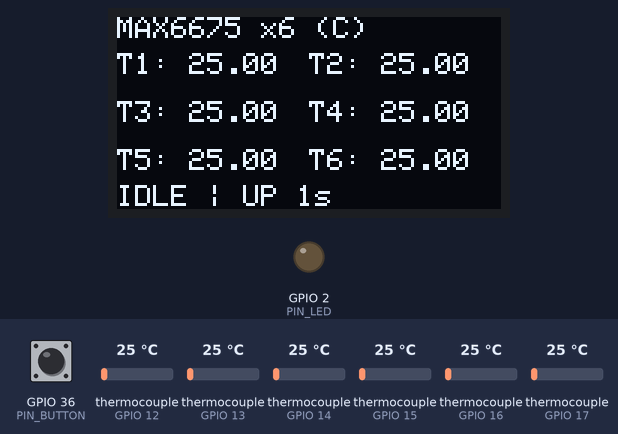
The sketch below on a simulated ESP32-S3. On the bench: 128×64 one-colour display, output pins drawn as LEDs (lit = HIGH). The inputs (shaded band) are chosen by the test bench; at power-on: GPIO 36 (PIN_BUTTON) HIGH, thermocouple (sensors on GPIO 12, GPIO 13, GPIO 14, GPIO 15, GPIO 16, GPIO 17) 25 °C. The local clock reads 2024-03-15 10:24:30 at power-on unless the sketch sets it; storage starts empty; pins used as bus, display or sensor lines are not drawn; what the sketch prints to the serial monitor is not drawn.

Above: at 1.8 s.
1.9 s: GPIO 36 (PIN_BUTTON) pulled LOW for 0.15 s
At 2.4 s:
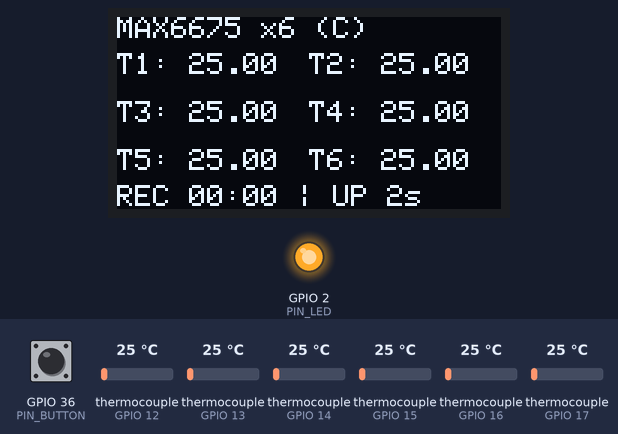
5.0 s: GPIO 36 (PIN_BUTTON) pulled LOW for 1 s
At 6.3 s:
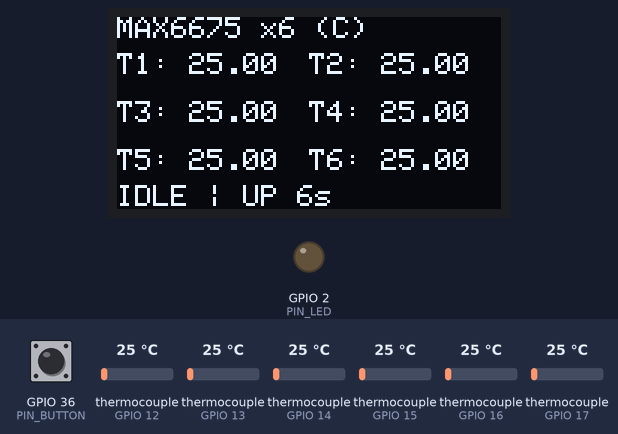
7.5 s: thermocouple (sensor on GPIO 12) set to 6 °C
At 8.8 s:
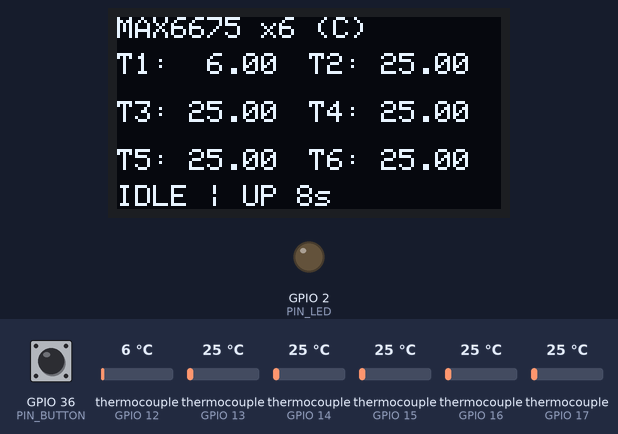
9.5 s: thermocouple (sensor on GPIO 13) set to 6 °C
At 10.8 s:
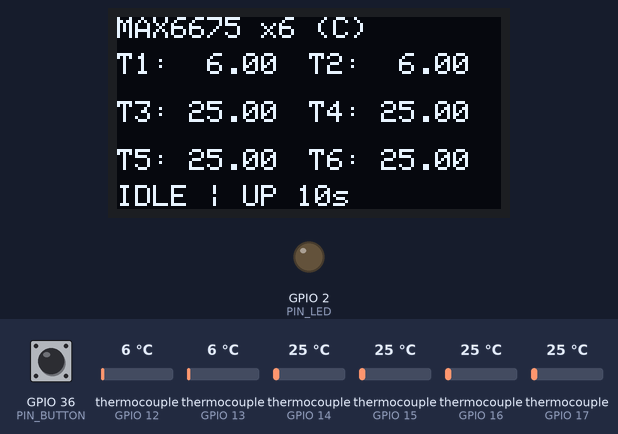
11.5 s: thermocouple (sensor on GPIO 14) set to 6 °C
At 12.8 s:
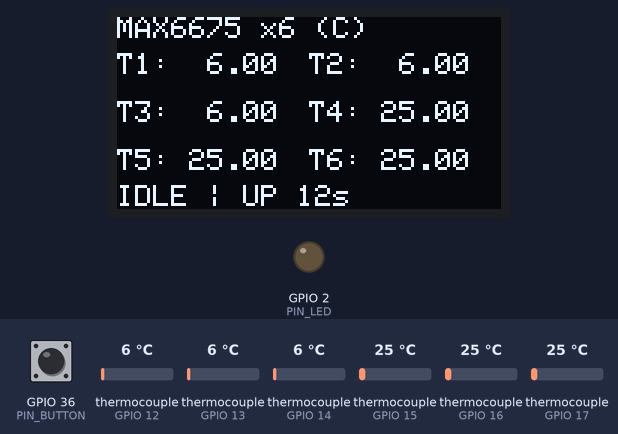
13.5 s: thermocouple (sensor on GPIO 15) set to 6 °C
At 14.8 s:
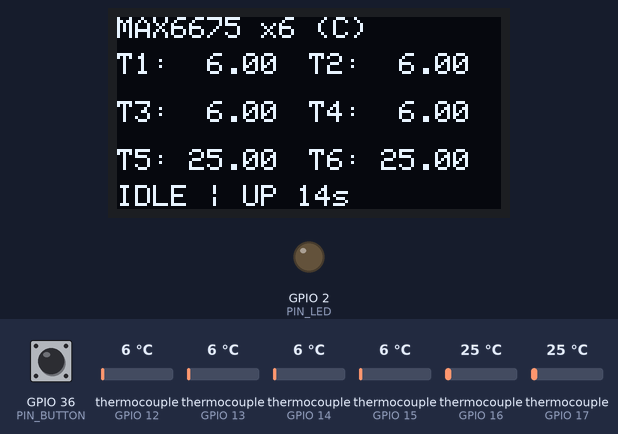
Timing chart, 0 to 16.5 s (numbered marks = the images above; inputs shaded):
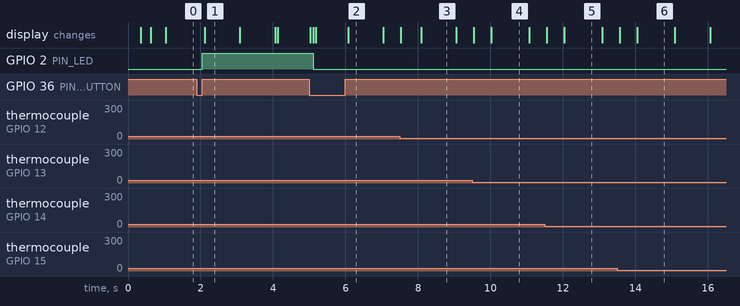

The sketch:

thermocouples.ino
```cpp
/*
  Thermolog v2.1 (ESP32-S3 + up to 6x MAX6675 + optional SD + SSD1306)

  NEW:
  - Configurable # of thermocouples: NUM_TC (1..6)
  - Toggle SD logging: ENABLE_SD_LOGGING (1=on, 0=off; no SD init when off)

  Notes:
  - Thermocouples use Adafruit MAX6675 library (bit-banged 3-wire: SCK, CS, SO)
  - SD logging (when enabled) uses hardware SPI (SPI) with:
      * 60 s batching (5 s samples)
      * append-only CSV + manifest header
      * size-based rotation (~10 MB)
  - One button toggles recording timer and logging (if enabled); LED shows state
  - OLED shows live temps and REC timer
*/

#include <Arduino.h>
#include <Wire.h>
#include <SPI.h>
#include <time.h>
#include <Adafruit_GFX.h>
#include <Adafruit_SSD1306.h>
#include <max6675.h>

// ===================== USER CONFIG =====================
#define NUM_TC              6      // 1..6 thermocouples connected
#define ENABLE_SD_LOGGING   1      // 1 = log to microSD, 0 = no logging (no SD init)
// =======================================================

// -------------------- I2C (OLED) --------------------
#define I2C_SDA         8
#define I2C_SCL         9

// -------------------- SD on hardware SPI (SPI) --------------------
#if ENABLE_SD_LOGGING
  #include <SD.h>
  #define SD_SCK        18
  #define SD_MISO       19
  #define SD_MOSI       23
  #define SD_CS         5
#endif

// -------------------- Thermocouples (Adafruit MAX6675) ------------
#define TC_SCK          26     // shared SCK to all MAX6675
#define TC_SO           27     // shared SO/DO from all MAX6675 to ESP32 (one pin)
// Unique CS per thermocouple breakout (define up to 6; only first NUM_TC are used)
const int TC_CS_pins[6] = { 12, 13, 14, 15, 16, 17 };

// -------------------- UI pins --------------------
#define PIN_BUTTON      36     // active-LOW, uses INPUT_PULLUP
#define PIN_LED         2

// -------------------- Display (Adafruit) --------------------
#define SCREEN_WIDTH  128
#define SCREEN_HEIGHT  64
Adafruit_SSD1306 display(SCREEN_WIDTH, SCREEN_HEIGHT, &Wire, -1);

// -------------------- Sampling / Batching / Rotation --------------------
static const uint32_t SAMPLE_INTERVAL_MS = 5000;    // every 5 s
static const uint32_t BATCH_WINDOW_MS    = 60000;   // flush every 60 s
static const uint8_t  BATCH_MAX_LINES    = BATCH_WINDOW_MS / SAMPLE_INTERVAL_MS; // 12
#if ENABLE_SD_LOGGING
  static const uint32_t ROTATE_BYTES     = 10UL * 1024UL * 1024UL;               // ~10 MB
  File     logFile;
  char     sessionPath[128] = {0};
  char     sessionDir[64]   = {0};
  char     sessionFile[64]  = {0};
#endif

// -------------------- App State --------------------
enum RecState { IDLE, RECORDING };
static RecState state = IDLE;

static uint32_t appStartMs   = 0;
static uint32_t recStartMs   = 0;
static uint32_t lastSampleMs = 0;
static uint32_t lastBatchMs  = 0;

// Button debounce
static bool     lastBtnLevel        = HIGH;
static bool     lastStableBtnLevel  = HIGH;
static uint32_t lastBtnChangeMs     = 0;
static const uint32_t DEBOUNCE_MS   = 40;

// Buffers
static char lineFmtBuf[160];
static char smallBuf[64];

// Batch buffer
static char    batchBuf[BATCH_MAX_LINES][160];
static uint8_t batchCount = 0;

// -------------------- MAX6675 objects (bit-banged) --------------------
MAX6675* TCs[6] = { nullptr, nullptr, nullptr, nullptr, nullptr, nullptr };
MAX6675  tcObjs[6] = {
  MAX6675(TC_SCK, TC_CS_pins[0], TC_SO),
  MAX6675(TC_SCK, TC_CS_pins[1], TC_SO),
  MAX6675(TC_SCK, TC_CS_pins[2], TC_SO),
  MAX6675(TC_SCK, TC_CS_pins[3], TC_SO),
  MAX6675(TC_SCK, TC_CS_pins[4], TC_SO),
  MAX6675(TC_SCK, TC_CS_pins[5], TC_SO),
};

// -------------------- Forward Declarations --------------------
bool   initDisplay();
void   drawScreen(const float tempsC[], int nCh, bool recording, uint32_t elapsedMs);

#if ENABLE_SD_LOGGING
bool   initSD();
void   buildSessionPaths();
bool   hasRealTime(time_t *nowOut = nullptr);
void   formatDate(char *dst, size_t n, time_t t);
void   formatTime(char *dst, size_t n, time_t t);
bool   openNewSessionFile(bool isRotation);
void   closeSessionFile();
bool   flushBatchToFile();
void   rotateIfNeeded();
#endif

bool   appendLineToBatch(const float tempsC[], int nCh, uint32_t elapsedMs, uint32_t seq);

bool   buttonPressedEdge();
void   setRecording(bool on);

bool   readMAX6675CelsiusIdx(int idx, float &outC);

// ======================================================================

void setup() {
  Serial.begin(115200);
  delay(300);
  Serial.println("Thermolog v2.1 starting...");

  // I2C (OLED)
  Wire.begin(I2C_SDA, I2C_SCL);
  initDisplay();

  // UI
  pinMode(PIN_BUTTON, INPUT_PULLUP);
  pinMode(PIN_LED, OUTPUT);
  digitalWrite(PIN_LED, LOW);

  // Thermocouple shared pins and per-channel CS pins
  pinMode(TC_SCK, OUTPUT);
  digitalWrite(TC_SCK, LOW);
  pinMode(TC_SO, INPUT);
  for (int i = 0; i < 6; ++i) {
    pinMode(TC_CS_pins[i], OUTPUT);
    digitalWrite(TC_CS_pins[i], HIGH); // idle high
  }

  // Bind pointers for the number of channels in use
  int use = constrain(NUM_TC, 1, 6);
  for (int i = 0; i < use; ++i) TCs[i] = &tcObjs[i];

  // Optional SD init
  #if ENABLE_SD_LOGGING
    // SD bus (hardware SPI)
    SPI.begin(18, 19, 23, SD_CS);
    pinMode(SD_CS, OUTPUT);
    digitalWrite(SD_CS, HIGH);

    if (!initSD()) {
      Serial.println("SD init failed; logging will be disabled this run.");
    }
  #endif

  appStartMs   = millis();
  lastSampleMs = appStartMs;
  lastBatchMs  = appStartMs;
  state        = IDLE;

  // Splash
  display.clearDisplay();
  display.setTextSize(1);
  display.setTextColor(SSD1306_WHITE);
  display.setCursor(0, 0);
  display.println(F("Thermolog v2.1"));
  #if ENABLE_SD_LOGGING
    display.println(F("SD logging: ON"));
  #else
    display.println(F("SD logging: OFF"));
  #endif
  display.println(F("Press BTN to start"));
  display.display();
}

void loop() {
  const int nCh = constrain(NUM_TC, 1, 6);

  // Read all temps via Adafruit library
  float tempsC[6];
  for (int i = 0; i < nCh; ++i) {
    if (!readMAX6675CelsiusIdx(i, tempsC[i])) tempsC[i] = NAN;
  }

  // UI
  uint32_t elapsed = (state == RECORDING) ? (millis() - recStartMs) : 0;
  drawScreen(tempsC, nCh, state == RECORDING, elapsed);

  // Button
  if (buttonPressedEdge()) setRecording(state != RECORDING);

  const uint32_t now = millis();

  // Sampling & batching
  if (state == RECORDING) {
    if (now - lastSampleMs >= SAMPLE_INTERVAL_MS) {
      lastSampleMs = now;
      uint32_t seq = (now - recStartMs) / SAMPLE_INTERVAL_MS;
      uint32_t elapsedMs = now - recStartMs;

      if (!appendLineToBatch(tempsC, nCh, elapsedMs, seq)) {
        #if ENABLE_SD_LOGGING
          if (flushBatchToFile()) {
            appendLineToBatch(tempsC, nCh, elapsedMs, seq);
          } else {
            Serial.println("Batch flush failed; stopping recording.");
            setRecording(false);
          }
        #endif
      }
    }

    #if ENABLE_SD_LOGGING
      if ((now - lastBatchMs >= BATCH_WINDOW_MS) || (batchCount >= BATCH_MAX_LINES)) {
        if (!flushBatchToFile()) {
          Serial.println("Batch flush failed; stopping recording.");
          setRecording(false);
        } else {
          lastBatchMs = now;
          rotateIfNeeded();
        }
      }
    #endif
  }

  delay(40);
}

// ======================================================================
// Display
// ======================================================================
bool initDisplay() {
  if (!display.begin(SSD1306_SWITCHCAPVCC, 0x3C)) {
    Serial.println(F("SSD1306 allocation failed"));
    return false;
  }
  display.clearDisplay();
  display.setTextSize(1);
  display.setTextColor(SSD1306_WHITE);
  display.setCursor(0,0);
  display.println(F("Thermolog v2.1"));
  display.println(F("Booting..."));
  display.display();
  delay(200);
  return true;
}

void drawScreen(const float tempsC[], int nCh, bool recording, uint32_t elapsedMs) {
  display.clearDisplay();
  display.setTextSize(1);
  display.setTextColor(SSD1306_WHITE);

  // Header
  display.setCursor(0, 0);
  display.print(F("MAX6675 x"));
  display.print(nCh);
  display.println(F(" (C)"));

  // Grid: up to 3 rows x 2 cols
  for (int i = 0; i < nCh; ++i) {
    int col = (i % 2) * 64;
    int row = 12 + (i / 2) * 16;
    display.setCursor(col, row);

    if (isnan(tempsC[i])) {
      snprintf(lineFmtBuf, sizeof(lineFmtBuf), "T%d: ---", i + 1);
    } else {
      snprintf(lineFmtBuf, sizeof(lineFmtBuf), "T%d:%6.2f", i + 1, tempsC[i]);
    }
    display.print(lineFmtBuf);
  }

  // Footer with uptime
  display.setCursor(0, 56);
  uint32_t up = millis() / 1000;
  if (recording) {
    uint32_t secs = elapsedMs / 1000;
    uint32_t mm = secs / 60, ss = secs % 60;
    snprintf(lineFmtBuf, sizeof(lineFmtBuf), "REC %02lu:%02lu | UP %lus",
             (unsigned long)mm, (unsigned long)ss, (unsigned long)up);
  } else {
    snprintf(lineFmtBuf, sizeof(lineFmtBuf), "IDLE | UP %lus", (unsigned long)up);
  }
  display.print(lineFmtBuf);

  display.display();
}

// ======================================================================
// MAX6675 helper
// ======================================================================
bool readMAX6675CelsiusIdx(int idx, float &outC) {
  if (idx < 0 || idx >= NUM_TC || TCs[idx] == nullptr) { outC = NAN; return false; }
  float t = TCs[idx]->readCelsius();       // NAN on open/fault
  if (!isnan(t) && (t < -10.0f || t > 1100.0f)) t = NAN; // sanity clamp
  outC = t;
  return true;
}

// ======================================================================
// SD / Session / CSV (only when ENABLE_SD_LOGGING == 1)
// ======================================================================
#if ENABLE_SD_LOGGING

bool initSD() {
  if (!SD.begin(SD_CS, SPI, 25000000)) {
    if (!SD.begin(SD_CS, SPI, 8000000)) return false;
  }
  return true;
}

bool hasRealTime(time_t *nowOut) {
  time_t now = time(nullptr);
  if (nowOut) *nowOut = now;
  return now > 1609459200; // after 2021-01-01
}

void formatDate(char *dst, size_t n, time_t t) {
  struct tm tmv; localtime_r(&t, &tmv);
  strftime(dst, n, "%Y-%m-%d", &tmv);
}

void formatTime(char *dst, size_t n, time_t t) {
  struct tm tmv; localtime_r(&t, &tmv);
  strftime(dst, n, "%H-%M-%S", &tmv);
}

void buildSessionPaths() {
  char sessionDirLocal[64] = "/logs";
  time_t now;
  if (hasRealTime(&now)) {
    char dateStr[16], timeStr[16];
    formatDate(dateStr, sizeof(dateStr), now);
    formatTime(timeStr, sizeof(timeStr), now);
    snprintf(sessionDir, sizeof(sessionDir), "/logs/%s", dateStr);
    snprintf(sessionFile, sizeof(sessionFile), "SESSION_%s.csv", timeStr);
  } else {
    strcpy(sessionDir, "/logs");
    snprintf(sessionFile, sizeof(sessionFile), "SESSION_ms%lu.csv", (unsigned long)millis());
  }

  if (!SD.exists(sessionDir)) SD.mkdir(sessionDir);
  snprintf(sessionPath, sizeof(sessionPath), "%s/%s", sessionDir, sessionFile);
}

static void buildCsvHeader(int nCh, char *dst, size_t n) {
  // elapsed_s,seq,T1_C,...,TN_C
  size_t pos = 0;
  pos += snprintf(dst + pos, n - pos, "elapsed_s,seq");
  for (int i = 1; i <= nCh; ++i) {
    pos += snprintf(dst + pos, n - pos, ",T%d_C", i);
  }
}

bool openNewSessionFile(bool isRotation) {
  buildSessionPaths();

  if (isRotation) {
    for (int i = 1; i <= 99; ++i) {
      snprintf(smallBuf, sizeof(smallBuf), "%s/%.*s_%02d.csv",
               sessionDir, (int)strlen(sessionFile) - 4, sessionFile, i);
      if (!SD.exists(smallBuf)) { strncpy(sessionPath, smallBuf, sizeof(sessionPath)-1); break; }
    }
  }

  logFile = SD.open(sessionPath, FILE_WRITE);
  if (!logFile) return false;

  const int nCh = constrain(NUM_TC, 1, 6);

  // Manifest header
  time_t now;
  bool timeOk = hasRealTime(&now);

  logFile.println(F("# manifest_begin"));
  logFile.println(F("# firmware: Thermolog v2.1"));
  snprintf(lineFmtBuf, sizeof(lineFmtBuf), "# channels_count: %d", nCh); logFile.println(lineFmtBuf);
  if (timeOk) {
    char dateStr[16], timeStr[16];
    formatDate(dateStr, sizeof(dateStr), now);
    formatTime(timeStr, sizeof(timeStr), now);
    snprintf(lineFmtBuf, sizeof(lineFmtBuf), "# start_date: %s", dateStr); logFile.println(lineFmtBuf);
    snprintf(lineFmtBuf, sizeof(lineFmtBuf), "# start_time: %s", timeStr); logFile.println(lineFmtBuf);
  } else {
    logFile.println(F("# start_time: unknown (no RTC/NTP)"));
  }
  snprintf(lineFmtBuf, sizeof(lineFmtBuf), "# sample_period_s: %.2f", SAMPLE_INTERVAL_MS / 1000.0);
  logFile.println(lineFmtBuf);

  // Channels list
  lineFmtBuf[0] = 0;
  size_t pos = snprintf(lineFmtBuf, sizeof(lineFmtBuf), "# channels: ");
  for (int i = 1; i <= nCh; ++i) {
    pos += snprintf(lineFmtBuf + pos, sizeof(lineFmtBuf) - pos, "T%d_C%s", i, (i < nCh ? "," : ""));
  }
  logFile.println(lineFmtBuf);

  logFile.println(F("# units: C"));

  // CSV header line
  buildCsvHeader(nCh, lineFmtBuf, sizeof(lineFmtBuf));
  snprintf(smallBuf, sizeof(smallBuf), "# csv_header: %s", lineFmtBuf);
  logFile.println(smallBuf);

  logFile.println(F("# manifest_end"));

  // Write the actual CSV header
  logFile.println(lineFmtBuf);
  logFile.flush();

  batchCount  = 0;
  lastBatchMs = millis();

  Serial.print("Opened: ");
  Serial.println(sessionPath);
  return true;
}

void closeSessionFile() {
  if (logFile) {
    logFile.flush();
    logFile.close();
  }
}

bool flushBatchToFile() {
  if (!logFile) return false;
  if (batchCount == 0) return true;

  for (uint8_t i = 0; i < batchCount; ++i) {
    if (logFile.print(batchBuf[i]) != (int)strlen(batchBuf[i])) {
      return false;
    }
  }
  logFile.flush();
  batchCount = 0;
  return true;
}

void rotateIfNeeded() {
  if (!logFile) return;
  uint32_t sz = logFile.size();
  if (sz < ROTATE_BYTES) return;

  logFile.flush();
  logFile.close();

  if (!openNewSessionFile(true)) {
    Serial.println("Rotation failed: could not open new file.");
  } else {
    Serial.println("Rotated log file.");
  }
}
#endif // ENABLE_SD_LOGGING

// ======================================================================
// CSV batching (works both with and without SD enabled; no writes if off)
// ======================================================================
bool appendLineToBatch(const float tempsC[], int nCh, uint32_t elapsedMs, uint32_t seq) {
  if (batchCount >= BATCH_MAX_LINES) return false;

  float elapsedS = elapsedMs / 1000.0f;
  int n = snprintf(lineFmtBuf, sizeof(lineFmtBuf), "%.2f,%lu", elapsedS, (unsigned long)seq);

  for (int i = 0; i < nCh; ++i) {
    n += snprintf(lineFmtBuf + n, sizeof(lineFmtBuf) - n, ",");
    if (isnan(tempsC[i])) n += snprintf(lineFmtBuf + n, sizeof(lineFmtBuf) - n, "NaN");
    else                  n += snprintf(lineFmtBuf + n, sizeof(lineFmtBuf) - n, "%.2f", tempsC[i]);
  }
  n += snprintf(lineFmtBuf + n, sizeof(lineFmtBuf) - n, "\n");

  strncpy(batchBuf[batchCount], lineFmtBuf, sizeof(batchBuf[0]) - 1);
  batchBuf[batchCount][sizeof(batchBuf[0]) - 1] = '\0';
  batchCount++;
  return true;
}

// ======================================================================
// Button / Recording
// ======================================================================
bool buttonPressedEdge() {
  bool lvl = digitalRead(PIN_BUTTON);
  uint32_t now = millis();

  if (lvl != lastBtnLevel) {
    lastBtnLevel = lvl;
    lastBtnChangeMs = now;
  }

  if ((now - lastBtnChangeMs) > DEBOUNCE_MS) {
    if (lvl != lastStableBtnLevel) {
      lastStableBtnLevel = lvl;
      if (lvl == LOW) return true; // active-low press
    }
  }
  return false;
}

void setRecording(bool on) {
  if (on) {
    #if ENABLE_SD_LOGGING
      if (!SD.begin(SD_CS, SPI)) {
        Serial.println("SD not ready; logging disabled this session.");
      }
      openNewSessionFile(false); // if SD is bad, calls will just fail quietly later
    #endif

    recStartMs   = millis();
    lastSampleMs = recStartMs;
    lastBatchMs  = recStartMs;
    batchCount   = 0;

    digitalWrite(PIN_LED, HIGH);
    state = RECORDING;
    Serial.println("Recording started (timer active).");
  } else {
    #if ENABLE_SD_LOGGING
      if (!flushBatchToFile()) {
        Serial.println("Warning: flush failed on stop; last batch may be lost.");
      }
      closeSessionFile();
    #endif
    digitalWrite(PIN_LED, LOW);
    state = IDLE;
    Serial.println("Recording stopped.");
  }
}
```

Measured:
- after the input at 1.9 s, GPIO 2 (PIN_LED): LOW → HIGH after 0.15 s; the display: changes after 0.22 s (image 1)
- after the input at 5.0 s, GPIO 2 (PIN_LED): HIGH → LOW after 0.10 s; the display: first differs from a run without the input after 0.17 s (image 2 shows a later state)
- what the display in image 1 shows lasts 1.0 s, from 2.1 s to 3.1 s
